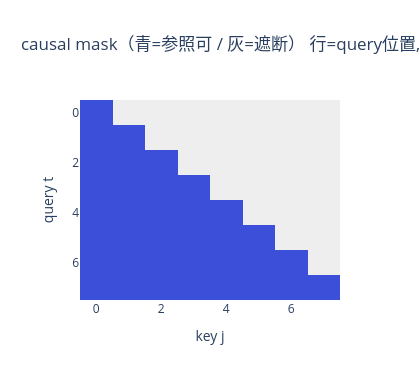

Source (notebook cell):
### Code cell
# causal mask の可視化
T = 8
mask = torch.tril(torch.ones(T, T))
fig = go.Figure(go.Heatmap(z=mask.tolist(), colorscale=[[0, "#eeeeee"], [1, "#3b4fd8"]],
                           showscale=False))
fig.update_layout(title="causal mask（青=参照可 / 灰=遮断） 行=query位置, 列=key位置",
                  template="plotly_white", height=380, width=420)
fig.update_yaxes(autorange="reversed", title="query t")
fig.update_xaxes(title="key j")
fig.show()

### Figure 1 — Plotly figure (JSON) as saved in the notebook; plotly's stock layout.template omitted (floating-point values rounded to 4 significant figures)
{"data": [{"colorscale": [[0, "#eeeeee"], [1, "#3b4fd8"]], "showscale": false, "type": "heatmap", "z": [[1.0, 0.0, 0.0, 0.0, 0.0, 0.0, 0.0, 0.0], [1.0, 1.0, 0.0, 0.0, 0.0, 0.0, 0.0, 0.0], [1.0, 1.0, 1.0, 0.0, 0.0, 0.0, 0.0, 0.0], [1.0, 1.0, 1.0, 1.0, 0.0, 0.0, 0.0, 0.0], [1.0, 1.0, 1.0, 1.0, 1.0, 0.0, 0.0, 0.0], [1.0, 1.0, 1.0, 1.0, 1.0, 1.0, 0.0, 0.0], [1.0, 1.0, 1.0, 1.0, 1.0, 1.0, 1.0, 0.0], [1.0, 1.0, 1.0, 1.0, 1.0, 1.0, 1.0, 1.0]]}], "layout": {"height": 380, "title": {"text": "causal mask（青=参照可 / 灰=遮断） 行=query位置, 列=key位置"}, "width": 420, "xaxis": {"title": {"text": "key j"}}, "yaxis": {"autorange": "reversed", "title": {"text": "query t"}}}}
